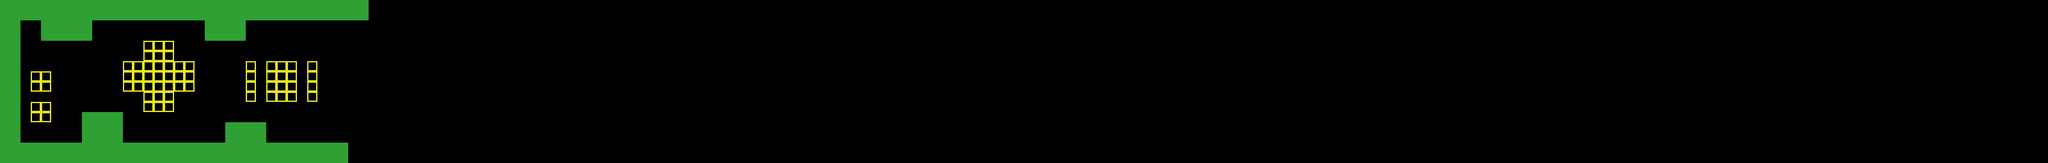

A 2D game scene composited from a Tiled map and its tileset images. What follows is a short description and the map's XML, with every tile layer's data as written:
An orthogonal 200x16 tile map with 16x16 px tiles, 1 tile layer (foreground).

<map version="1.10" tiledversion="1.10.1" orientation="orthogonal" renderorder="right-down" width="200" height="16" tilewidth="16" tileheight="16" infinite="0" nextlayerid="2" nextobjectid="1">
 <editorsettings>
  <export target="../../level1.js" format="json" />
 </editorsettings>
 <tileset firstgid="1" source="tileset1.tsx" />
 <layer id="1" name="foreground" width="200" height="16">
  <data encoding="csv">
3,3,3,3,3,3,3,3,3,3,3,3,3,3,3,3,3,3,3,3,3,3,3,3,3,3,3,3,3,3,3,3,3,3,3,3,0,0,0,0,0,0,0,0,0,0,0,0,0,0,0,0,0,0,0,0,0,0,0,0,0,0,0,0,0,0,0,0,0,0,0,0,0,0,0,0,0,0,0,0,0,0,0,0,0,0,0,0,0,0,0,0,0,0,0,0,0,0,0,0,0,0,0,0,0,0,0,0,0,0,0,0,0,0,0,0,0,0,0,0,0,0,0,0,0,0,0,0,0,0,0,0,0,0,0,0,0,0,0,0,0,0,0,0,0,0,0,0,0,0,0,0,0,0,0,0,0,0,0,0,0,0,0,0,0,0,0,0,0,0,0,0,0,0,0,0,0,0,0,0,0,0,0,0,0,0,0,0,0,0,0,0,0,0,0,0,0,0,0,0,
3,3,3,3,3,3,3,3,3,3,3,3,3,3,3,3,3,3,3,3,3,3,3,3,3,3,3,3,3,3,3,3,3,3,3,3,0,0,0,0,0,0,0,0,0,0,0,0,0,0,0,0,0,0,0,0,0,0,0,0,0,0,0,0,0,0,0,0,0,0,0,0,0,0,0,0,0,0,0,0,0,0,0,0,0,0,0,0,0,0,0,0,0,0,0,0,0,0,0,0,0,0,0,0,0,0,0,0,0,0,0,0,0,0,0,0,0,0,0,0,0,0,0,0,0,0,0,0,0,0,0,0,0,0,0,0,0,0,0,0,0,0,0,0,0,0,0,0,0,0,0,0,0,0,0,0,0,0,0,0,0,0,0,0,0,0,0,0,0,0,0,0,0,0,0,0,0,0,0,0,0,0,0,0,0,0,0,0,0,0,0,0,0,0,0,0,0,0,0,0,
3,3,0,0,3,3,3,3,3,0,0,0,0,0,0,0,0,0,0,0,3,3,3,3,0,0,0,0,0,0,0,0,0,0,0,0,0,0,0,0,0,0,0,0,0,0,0,0,0,0,0,0,0,0,0,0,0,0,0,0,0,0,0,0,0,0,0,0,0,0,0,0,0,0,0,0,0,0,0,0,0,0,0,0,0,0,0,0,0,0,0,0,0,0,0,0,0,0,0,0,0,0,0,0,0,0,0,0,0,0,0,0,0,0,0,0,0,0,0,0,0,0,0,0,0,0,0,0,0,0,0,0,0,0,0,0,0,0,0,0,0,0,0,0,0,0,0,0,0,0,0,0,0,0,0,0,0,0,0,0,0,0,0,0,0,0,0,0,0,0,0,0,0,0,0,0,0,0,0,0,0,0,0,0,0,0,0,0,0,0,0,0,0,0,0,0,0,0,0,0,
3,3,0,0,3,3,3,3,3,0,0,0,0,0,0,0,0,0,0,0,3,3,3,3,0,0,0,0,0,0,0,0,0,0,0,0,0,0,0,0,0,0,0,0,0,0,0,0,0,0,0,0,0,0,0,0,0,0,0,0,0,0,0,0,0,0,0,0,0,0,0,0,0,0,0,0,0,0,0,0,0,0,0,0,0,0,0,0,0,0,0,0,0,0,0,0,0,0,0,0,0,0,0,0,0,0,0,0,0,0,0,0,0,0,0,0,0,0,0,0,0,0,0,0,0,0,0,0,0,0,0,0,0,0,0,0,0,0,0,0,0,0,0,0,0,0,0,0,0,0,0,0,0,0,0,0,0,0,0,0,0,0,0,0,0,0,0,0,0,0,0,0,0,0,0,0,0,0,0,0,0,0,0,0,0,0,0,0,0,0,0,0,0,0,0,0,0,0,0,0,
3,3,0,0,0,0,0,0,0,0,0,0,0,0,2,2,2,0,0,0,0,0,0,0,0,0,0,0,0,0,0,0,0,0,0,0,0,0,0,0,0,0,0,0,0,0,0,0,0,0,0,0,0,0,0,0,0,0,0,0,0,0,0,0,0,0,0,0,0,0,0,0,0,0,0,0,0,0,0,0,0,0,0,0,0,0,0,0,0,0,0,0,0,0,0,0,0,0,0,0,0,0,0,0,0,0,0,0,0,0,0,0,0,0,0,0,0,0,0,0,0,0,0,0,0,0,0,0,0,0,0,0,0,0,0,0,0,0,0,0,0,0,0,0,0,0,0,0,0,0,0,0,0,0,0,0,0,0,0,0,0,0,0,0,0,0,0,0,0,0,0,0,0,0,0,0,0,0,0,0,0,0,0,0,0,0,0,0,0,0,0,0,0,0,0,0,0,0,0,0,
3,3,0,0,0,0,0,0,0,0,0,0,0,0,2,2,2,0,0,0,0,0,0,0,0,0,0,0,0,0,0,0,0,0,0,0,0,0,0,0,0,0,0,0,0,0,0,0,0,0,0,0,0,0,0,0,0,0,0,0,0,0,0,0,0,0,0,0,0,0,0,0,0,0,0,0,0,0,0,0,0,0,0,0,0,0,0,0,0,0,0,0,0,0,0,0,0,0,0,0,0,0,0,0,0,0,0,0,0,0,0,0,0,0,0,0,0,0,0,0,0,0,0,0,0,0,0,0,0,0,0,0,0,0,0,0,0,0,0,0,0,0,0,0,0,0,0,0,0,0,0,0,0,0,0,0,0,0,0,0,0,0,0,0,0,0,0,0,0,0,0,0,0,0,0,0,0,0,0,0,0,0,0,0,0,0,0,0,0,0,0,0,0,0,0,0,0,0,0,0,
3,3,0,0,0,0,0,0,0,0,0,0,2,2,2,2,2,2,2,0,0,0,0,0,2,0,2,2,2,0,2,0,0,0,0,0,0,0,0,0,0,0,0,0,0,0,0,0,0,0,0,0,0,0,0,0,0,0,0,0,0,0,0,0,0,0,0,0,0,0,0,0,0,0,0,0,0,0,0,0,0,0,0,0,0,0,0,0,0,0,0,0,0,0,0,0,0,0,0,0,0,0,0,0,0,0,0,0,0,0,0,0,0,0,0,0,0,0,0,0,0,0,0,0,0,0,0,0,0,0,0,0,0,0,0,0,0,0,0,0,0,0,0,0,0,0,0,0,0,0,0,0,0,0,0,0,0,0,0,0,0,0,0,0,0,0,0,0,0,0,0,0,0,0,0,0,0,0,0,0,0,0,0,0,0,0,0,0,0,0,0,0,0,0,0,0,0,0,0,0,
3,3,0,2,2,0,0,0,0,0,0,0,2,2,2,2,2,2,2,0,0,0,0,0,2,0,2,2,2,0,2,0,0,0,0,0,0,0,0,0,0,0,0,0,0,0,0,0,0,0,0,0,0,0,0,0,0,0,0,0,0,0,0,0,0,0,0,0,0,0,0,0,0,0,0,0,0,0,0,0,0,0,0,0,0,0,0,0,0,0,0,0,0,0,0,0,0,0,0,0,0,0,0,0,0,0,0,0,0,0,0,0,0,0,0,0,0,0,0,0,0,0,0,0,0,0,0,0,0,0,0,0,0,0,0,0,0,0,0,0,0,0,0,0,0,0,0,0,0,0,0,0,0,0,0,0,0,0,0,0,0,0,0,0,0,0,0,0,0,0,0,0,0,0,0,0,0,0,0,0,0,0,0,0,0,0,0,0,0,0,0,0,0,0,0,0,0,0,0,0,
3,3,0,2,2,0,0,0,0,0,0,0,2,2,2,2,2,2,2,0,0,0,0,0,2,0,2,2,2,0,2,0,0,0,0,0,0,0,0,0,0,0,0,0,0,0,0,0,0,0,0,0,0,0,0,0,0,0,0,0,0,0,0,0,0,0,0,0,0,0,0,0,0,0,0,0,0,0,0,0,0,0,0,0,0,0,0,0,0,0,0,0,0,0,0,0,0,0,0,0,0,0,0,0,0,0,0,0,0,0,0,0,0,0,0,0,0,0,0,0,0,0,0,0,0,0,0,0,0,0,0,0,0,0,0,0,0,0,0,0,0,0,0,0,0,0,0,0,0,0,0,0,0,0,0,0,0,0,0,0,0,0,0,0,0,0,0,0,0,0,0,0,0,0,0,0,0,0,0,0,0,0,0,0,0,0,0,0,0,0,0,0,0,0,0,0,0,0,0,0,
3,3,0,0,0,0,0,0,0,0,0,0,0,0,2,2,2,0,0,0,0,0,0,0,2,0,2,2,2,0,2,0,0,0,0,0,0,0,0,0,0,0,0,0,0,0,0,0,0,0,0,0,0,0,0,0,0,0,0,0,0,0,0,0,0,0,0,0,0,0,0,0,0,0,0,0,0,0,0,0,0,0,0,0,0,0,0,0,0,0,0,0,0,0,0,0,0,0,0,0,0,0,0,0,0,0,0,0,0,0,0,0,0,0,0,0,0,0,0,0,0,0,0,0,0,0,0,0,0,0,0,0,0,0,0,0,0,0,0,0,0,0,0,0,0,0,0,0,0,0,0,0,0,0,0,0,0,0,0,0,0,0,0,0,0,0,0,0,0,0,0,0,0,0,0,0,0,0,0,0,0,0,0,0,0,0,0,0,0,0,0,0,0,0,0,0,0,0,0,0,
3,3,0,2,2,0,0,0,0,0,0,0,0,0,2,2,2,0,0,0,0,0,0,0,0,0,0,0,0,0,0,0,0,0,0,0,0,0,0,0,0,0,0,0,0,0,0,0,0,0,0,0,0,0,0,0,0,0,0,0,0,0,0,0,0,0,0,0,0,0,0,0,0,0,0,0,0,0,0,0,0,0,0,0,0,0,0,0,0,0,0,0,0,0,0,0,0,0,0,0,0,0,0,0,0,0,0,0,0,0,0,0,0,0,0,0,0,0,0,0,0,0,0,0,0,0,0,0,0,0,0,0,0,0,0,0,0,0,0,0,0,0,0,0,0,0,0,0,0,0,0,0,0,0,0,0,0,0,0,0,0,0,0,0,0,0,0,0,0,0,0,0,0,0,0,0,0,0,0,0,0,0,0,0,0,0,0,0,0,0,0,0,0,0,0,0,0,0,0,0,
3,3,0,2,2,0,0,0,3,3,3,3,0,0,0,0,0,0,0,0,0,0,0,0,0,0,0,0,0,0,0,0,0,0,0,0,0,0,0,0,0,0,0,0,0,0,0,0,0,0,0,0,0,0,0,0,0,0,0,0,0,0,0,0,0,0,0,0,0,0,0,0,0,0,0,0,0,0,0,0,0,0,0,0,0,0,0,0,0,0,0,0,0,0,0,0,0,0,0,0,0,0,0,0,0,0,0,0,0,0,0,0,0,0,0,0,0,0,0,0,0,0,0,0,0,0,0,0,0,0,0,0,0,0,0,0,0,0,0,0,0,0,0,0,0,0,0,0,0,0,0,0,0,0,0,0,0,0,0,0,0,0,0,0,0,0,0,0,0,0,0,0,0,0,0,0,0,0,0,0,0,0,0,0,0,0,0,0,0,0,0,0,0,0,0,0,0,0,0,0,
3,3,0,0,0,0,0,0,3,3,3,3,0,0,0,0,0,0,0,0,0,0,3,3,3,3,0,0,0,0,0,0,0,0,0,0,0,0,0,0,0,0,0,0,0,0,0,0,0,0,0,0,0,0,0,0,0,0,0,0,0,0,0,0,0,0,0,0,0,0,0,0,0,0,0,0,0,0,0,0,0,0,0,0,0,0,0,0,0,0,0,0,0,0,0,0,0,0,0,0,0,0,0,0,0,0,0,0,0,0,0,0,0,0,0,0,0,0,0,0,0,0,0,0,0,0,0,0,0,0,0,0,0,0,0,0,0,0,0,0,0,0,0,0,0,0,0,0,0,0,0,0,0,0,0,0,0,0,0,0,0,0,0,0,0,0,0,0,0,0,0,0,0,0,0,0,0,0,0,0,0,0,0,0,0,0,0,0,0,0,0,0,0,0,0,0,0,0,0,0,
3,3,0,0,0,0,0,0,3,3,3,3,0,0,0,0,0,0,0,0,0,0,3,3,3,3,0,0,0,0,0,0,0,0,0,0,0,0,0,0,0,0,0,0,0,0,0,0,0,0,0,0,0,0,0,0,0,0,0,0,0,0,0,0,0,0,0,0,0,0,0,0,0,0,0,0,0,0,0,0,0,0,0,0,0,0,0,0,0,0,0,0,0,0,0,0,0,0,0,0,0,0,0,0,0,0,0,0,0,0,0,0,0,0,0,0,0,0,0,0,0,0,0,0,0,0,0,0,0,0,0,0,0,0,0,0,0,0,0,0,0,0,0,0,0,0,0,0,0,0,0,0,0,0,0,0,0,0,0,0,0,0,0,0,0,0,0,0,0,0,0,0,0,0,0,0,0,0,0,0,0,0,0,0,0,0,0,0,0,0,0,0,0,0,0,0,0,0,0,0,
3,3,3,3,3,3,3,3,3,3,3,3,3,3,3,3,3,3,3,3,3,3,3,3,3,3,3,3,3,3,3,3,3,3,0,0,0,0,0,0,0,0,0,0,0,0,0,0,0,0,0,0,0,0,0,0,0,0,0,0,0,0,0,0,0,0,0,0,0,0,0,0,0,0,0,0,0,0,0,0,0,0,0,0,0,0,0,0,0,0,0,0,0,0,0,0,0,0,0,0,0,0,0,0,0,0,0,0,0,0,0,0,0,0,0,0,0,0,0,0,0,0,0,0,0,0,0,0,0,0,0,0,0,0,0,0,0,0,0,0,0,0,0,0,0,0,0,0,0,0,0,0,0,0,0,0,0,0,0,0,0,0,0,0,0,0,0,0,0,0,0,0,0,0,0,0,0,0,0,0,0,0,0,0,0,0,0,0,0,0,0,0,0,0,0,0,0,0,0,0,
3,3,3,3,3,3,3,3,3,3,3,3,3,3,3,3,3,3,3,3,3,3,3,3,3,3,3,3,3,3,3,3,3,3,0,0,0,0,0,0,0,0,0,0,0,0,0,0,0,0,0,0,0,0,0,0,0,0,0,0,0,0,0,0,0,0,0,0,0,0,0,0,0,0,0,0,0,0,0,0,0,0,0,0,0,0,0,0,0,0,0,0,0,0,0,0,0,0,0,0,0,0,0,0,0,0,0,0,0,0,0,0,0,0,0,0,0,0,0,0,0,0,0,0,0,0,0,0,0,0,0,0,0,0,0,0,0,0,0,0,0,0,0,0,0,0,0,0,0,0,0,0,0,0,0,0,0,0,0,0,0,0,0,0,0,0,0,0,0,0,0,0,0,0,0,0,0,0,0,0,0,0,0,0,0,0,0,0,0,0,0,0,0,0,0,0,0,0,0,0
</data>
 </layer>
</map>